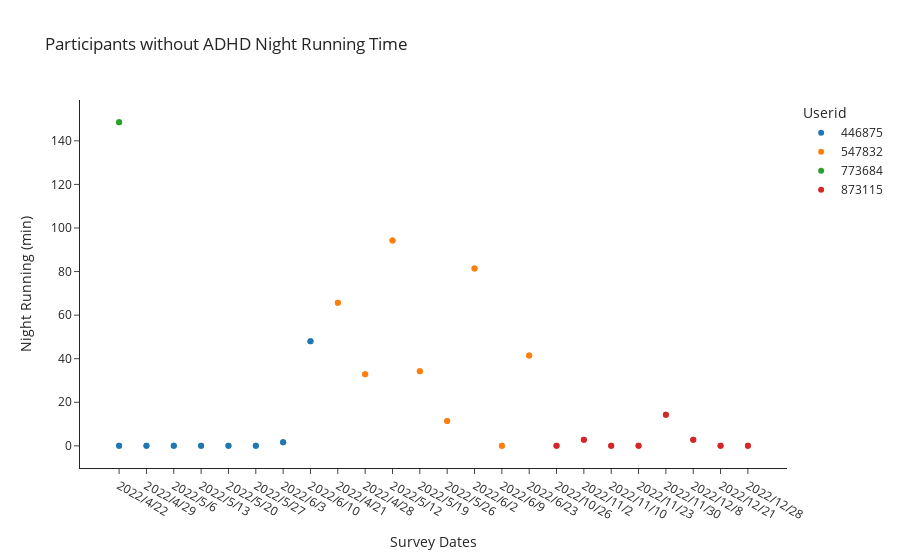

This figure's notebook cell:
### Code cell
fig = px.scatter(dfNone, 
                 x = 'Survey Dates',
                 y = 'Running Night',
                 template = 'simple_white', 
                hover_name = 'Userid', 
                 color = 'Userid',
                 labels = {"Running Night": "Night Running (min)"},
                 title= "Participants without ADHD Night Running Time")

fig.show()

# fig.update_xaxes(tickangle = 30)

# fig.show()

### Figure 1 — Plotly figure (JSON) as saved in the notebook; plotly's stock layout.template omitted (floating-point values rounded to 4 significant figures)
{"data": [{"hovertemplate": "<b>%{hovertext}</b><br><br>Userid=446875<br>Survey Dates=%{x}<br>Night Running (min)=%{y}<extra></extra>", "hovertext": [446875, 446875, 446875, 446875, 446875, 446875, 446875, 446875, 446875, 446875, 446875, 446875, 446875, 446875, 446875, 446875], "legendgroup": "446875", "marker": {"color": "#1F77B4", "symbol": "circle"}, "mode": "markers", "name": "446875", "orientation": "v", "showlegend": true, "type": "scatter", "x": ["2022/4/22", "2022/4/29", "2022/5/6", "2022/5/13", "2022/5/20", "2022/5/27", "2022/6/3", "2022/6/10", "2022/4/22", "2022/4/29", "2022/5/6", "2022/5/13", "2022/5/20", "2022/5/27", "2022/6/3", "2022/6/10"], "xaxis": "x", "y": [0, 0, 0, 0, 0, 0, 1.667, 48, 0, 0, 0, 0, 0, 0, 1.667, 48], "yaxis": "y"}, {"hovertemplate": "<b>%{hovertext}</b><br><br>Userid=547832<br>Survey Dates=%{x}<br>Night Running (min)=%{y}<extra></extra>", "hovertext": [547832, 547832, 547832, 547832, 547832, 547832, 547832, 547832, 547832, 547832, 547832, 547832, 547832, 547832, 547832, 547832], "legendgroup": "547832", "marker": {"color": "#FF7F0E", "symbol": "circle"}, "mode": "markers", "name": "547832", "orientation": "v", "showlegend": true, "type": "scatter", "x": ["2022/4/21", "2022/4/28", "2022/5/12", "2022/5/19", "2022/5/26", "2022/6/2", "2022/6/9", "2022/6/23", "2022/4/21", "2022/4/28", "2022/5/12", "2022/5/19", "2022/5/26", "2022/6/2", "2022/6/9", "2022/6/23"], "xaxis": "x", "y": [65.71, 32.86, 94.29, 34.29, 11.43, 81.43, 0, 41.43, 65.71, 32.86, 94.29, 34.29, 11.43, 81.43, 0, 41.43], "yaxis": "y"}, {"hovertemplate": "<b>%{hovertext}</b><br><br>Userid=773684<br>Survey Dates=%{x}<br>Night Running (min)=%{y}<extra></extra>", "hovertext": [773684, 773684], "legendgroup": "773684", "marker": {"color": "#2CA02C", "symbol": "circle"}, "mode": "markers", "name": "773684", "orientation": "v", "showlegend": true, "type": "scatter", "x": ["2022/4/22", "2022/4/22"], "xaxis": "x", "y": [148.6, 148.6], "yaxis": "y"}, {"hovertemplate": "<b>%{hovertext}</b><br><br>Userid=873115<br>Survey Dates=%{x}<br>Night Running (min)=%{y}<extra></extra>", "hovertext": [873115, 873115, 873115, 873115, 873115, 873115, 873115, 873115, 873115, 873115, 873115, 873115, 873115, 873115, 873115, 873115], "legendgroup": "873115", "marker": {"color": "#D62728", "symbol": "circle"}, "mode": "markers", "name": "873115", "orientation": "v", "showlegend": true, "type": "scatter", "x": ["2022/10/26", "2022/11/2", "2022/11/10", "2022/11/23", "2022/11/30", "2022/12/8", "2022/12/21", "2022/12/28", "2022/10/26", "2022/11/2", "2022/11/10", "2022/11/23", "2022/11/30", "2022/12/8", "2022/12/21", "2022/12/28"], "xaxis": "x", "y": [0, 2.857, 0, 0, 14.29, 2.857, 0, 0, 0, 2.857, 0, 0, 14.29, 2.857, 0, 0], "yaxis": "y"}], "layout": {"legend": {"title": {"text": "Userid"}, "tracegroupgap": 0}, "title": {"text": "Participants without ADHD Night Running Time"}, "xaxis": {"anchor": "y", "domain": [0, 1], "title": {"text": "Survey Dates"}}, "yaxis": {"anchor": "x", "domain": [0, 1], "title": {"text": "Night Running (min)"}}}}
